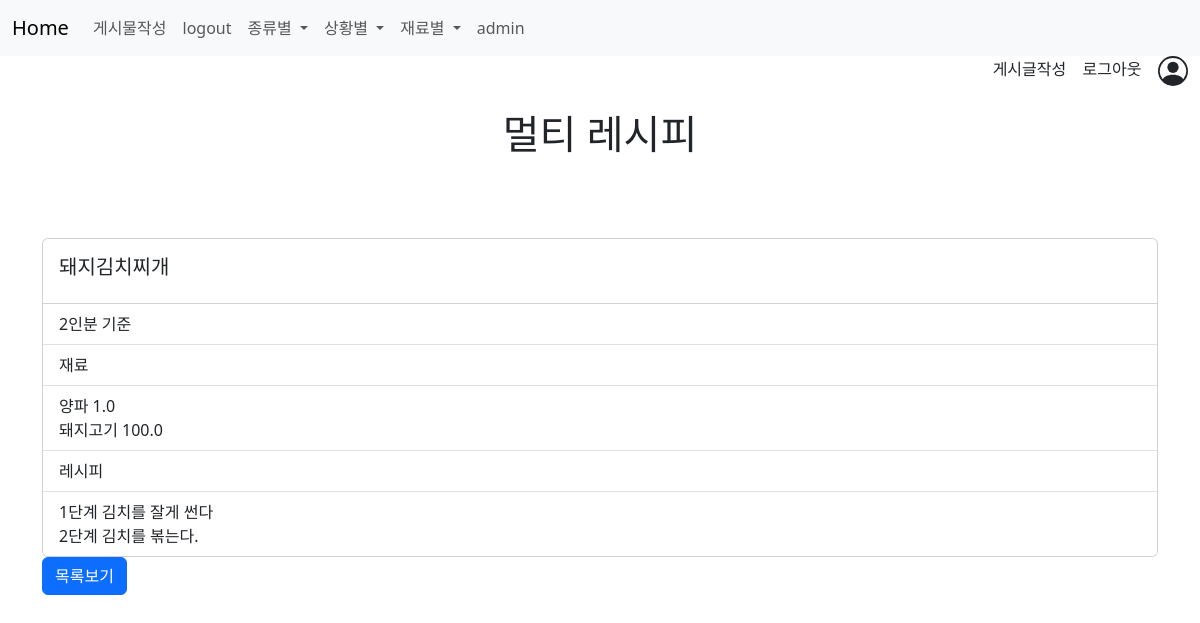
Page /posts/detail/2/ (signed in) on the committed database.
### accounts/models.py (models this page shows)
class User(AbstractUser):
    pass

### posts/models.py (models this page shows, shortened)
class Post(models.Model):
    title = models.CharField(max_length=50)
    serving = models.IntegerField()
    created_at = models.DateTimeField(auto_now_add=True)
    updated_at = models.DateTimeField(auto_now=True)
    CATE_CHOICES1 = (('한식', '한식'), ('양식', '양식'), ('일식', '일식'), ('기타', '기타'))
    cate1 = models.CharField(
        max_length=10,
        choices = CATE_CHOICES1,
        default='한식',
    )
    CATE_CHOICES2 = (('모임용', '모임용'), ('원팬/스피디', '원팬/스피디'), ('술안주', '술안주'), ('일상', '일상'), ('다이어트', '다이어트'), ('디저트', '디저트'))
    cate2 = models.CharField(
        max_length=10,
        choices = CATE_CHOICES2,
        default='모임용',
    )
    CATE_CHOICES3 = (('소고기' ,'소고기'),('돼지고기' ,'돼지고기'),('닭고기' ,'닭고기'),('육류' ,'육류'),('채소' ,'채소'),('생선' ,'생선'),('해물' ,'해물'),('쌀' ,'쌀'),('밀가루' ,'밀가루'),('면' ,'면'),('콩/견과류' ,'콩/견과류'),('달걀/유제품' ,'달걀/유제품'),('가공식품류' ,'가공식품류'),('기타' ,'기타'))
    cate3 = models.CharField(
        max_length=10,
        choices = CATE_CHOICES3,
        default='기타',
    )
    user = models.ForeignKey(settings.AUTH_USER_MODEL, on_delete=models.CASCADE)

class RecipeIngred(models.Model):
    post = models.ForeignKey(Post, on_delete=models.CASCADE)
    ingred = models.ForeignKey(Ingred, on_delete=models.CASCADE)
    amount = models.CharField(max_length=50)

class Ingred(models.Model):
    ingred_name = models.TextField()
    def __str__(self):
        return self.ingred_name

class RecipeDetail(models.Model):
    post = models.ForeignKey(Post, on_delete=models.CASCADE)
    step = models.IntegerField()
    contents = models.TextField()

### posts/views.py (the view)
# urls.py: path('detail/<int:post_id>/', views.post_detail, name='post_detail'),
def post_detail(request, post_id):
    post = Post.objects.get(pk=post_id)
    ingreds = RecipeIngred.objects.filter(post_id = post_id)
    recipes = RecipeDetail.objects.filter(post_id = post_id)
    context = {
        'post': post,
        'ingreds': ingreds,
        'recipes': recipes
    }
    return render(request, 'post_detail.html', context)

### posts/templates/post_detail.html
{% extends "base.html" %}
{% block body %}
<div class="row mt-5">
    <div class="col-12">
        <div class="card" style="width: 100%;">
            <div class="card-body">
                <h5 class="card-title">{{post.title}}</h5>
            </div>
            <ul class="list-group list-group-flush">
                <li class="list-group-item">{{post.serving}}인분 기준</li>
                <li class="list-group-item">재료</li>
                <li class="list-group-item">
                {% for ingred in ingreds %}
                    {{ingred.ingred}} {{ingred.amount}} <br>
                {% endfor %}
                </li>
                <li class="list-group-item">레시피</li>
                <li class="list-group-item">
                {% for recipe in recipes %}
                    {{recipe.step}}단계 {{recipe.contents}} <br>
                {% endfor %}
                </li>
            </ul>
        </div>
    </div>
</div>
<div class="row">
    <div class="col-12">
        <a href="/posts/" class="btn btn-primary">목록보기</a>
    </div>
</div>
{% endblock %}

### templates/_nav.html (shortened to what this page needs)
<nav class="navbar navbar-expand-lg bg-body-tertiary">
  <div class="container-fluid">
    <a class="navbar-brand" href="{% url 'posts:index' %}">Home</a>
    <div class="collapse navbar-collapse" id="navbarNavAltMarkup">
      <div class="navbar-nav">
        {% if user.is_authenticated %}
            <a class="nav-link" href="{% url 'posts:create' %}">게시물작성</a>
            <a class="nav-link" href="{% url 'accounts:logout' %}">logout</a>
          <li class="nav-item dropdown">
            <a class="nav-link dropdown-toggle" href="#" role="button" data-bs-toggle="dropdown" aria-expanded="false">
              종류별
            </a>
          </li>
          <li class="nav-item dropdown">
            <a class="nav-link dropdown-toggle" href="#" role="button" data-bs-toggle="dropdown" aria-expanded="false">
              상황별
            </a>
          </li>
          <li class="nav-item dropdown">
            <a class="nav-link dropdown-toggle" href="#" role="button" data-bs-toggle="dropdown" aria-expanded="false">
              재료별
            </a>
          </li>
          <a class="nav-link" href="{% url 'accounts:mypage' %}">{{user}}</a>
        {% else %}
        <a class="nav-link" href="{% url 'accounts:signup' %}">Signup</a>
        <a class="nav-link" href="{% url 'accounts:login' %}">login</a>
        {% endif %}
      </div>
    </div>
  </div>
</nav>

### rows in the picture
User: username "admin"
Post: title "돼지김치찌개", serving "2"
RecipeIngred: ingred "양파", amount "1.0"
RecipeIngred: ingred "돼지고기", amount "100.0"
RecipeDetail: step "1", contents "김치를 잘게 썬다"
RecipeDetail: step "2", contents "김치를 볶는다."
